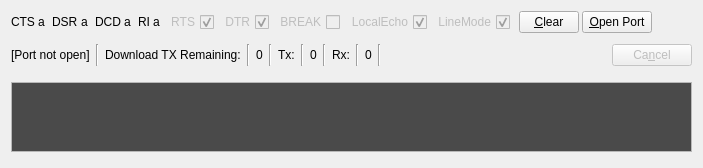
        <widget class="QWidget" name="tab_Term">
         <property name="enabled">
          <bool>true</bool>
         </property>
         <property name="sizePolicy">
          <sizepolicy hsizetype="Expanding" vsizetype="Expanding">
           <horstretch>0</horstretch>
           <verstretch>0</verstretch>
          </sizepolicy>
         </property>
         <attribute name="title">
          <string>&amp;Terminal</string>
         </attribute>
         <layout class="QGridLayout" name="gridLayout_11">
          <item row="0" column="0">
           <layout class="QGridLayout" name="gridLayout_4">
            <item row="5" column="0">
             <layout class="QHBoxLayout" name="horizontalLayout_3">
              <property name="topMargin">
               <number>5</number>
              </property>
              <property name="bottomMargin">
               <number>5</number>
              </property>
              <item>
               <widget class="QLabel" name="label_TermConn">
                <property name="text">
                 <string>[Port not open]</string>
                </property>
               </widget>
              </item>
              <item>
               <widget class="Line" name="line">
                <property name="orientation">
                 <enum>Qt::Vertical</enum>
                </property>
               </widget>
              </item>
              <item>
               <widget class="QLabel" name="label_16">
                <property name="text">
                 <string>Download TX Remaining:</string>
                </property>
               </widget>
              </item>
              <item>
               <widget class="Line" name="line_2">
                <property name="orientation">
                 <enum>Qt::Vertical</enum>
                </property>
               </widget>
              </item>
              <item>
               <widget class="QLabel" name="label_TermTxLeft">
                <property name="text">
                 <string>0</string>
                </property>
               </widget>
              </item>
              <item>
               <widget class="Line" name="line_4">
                <property name="orientation">
                 <enum>Qt::Vertical</enum>
                </property>
               </widget>
              </item>
              <item>
               <widget class="QLabel" name="label_18">
                <property name="maximumSize">
                 <size>
                  <width>20</width>
                  <height>16777215</height>
                 </size>
                </property>
                <property name="text">
                 <string>Tx:</string>
                </property>
               </widget>
              </item>
              <item>
               <widget class="Line" name="line_3">
                <property name="orientation">
                 <enum>Qt::Vertical</enum>
                </property>
               </widget>
              </item>
              <item>
               <widget class="QLabel" name="label_TermTx">
                <property name="text">
                 <string>0</string>
                </property>
               </widget>
              </item>
              <item>
               <widget class="Line" name="line_5">
                <property name="orientation">
                 <enum>Qt::Vertical</enum>
                </property>
               </widget>
              </item>
              <item>
               <widget class="QLabel" name="label_20">
                <property name="maximumSize">
                 <size>
                  <width>20</width>
                  <height>16777215</height>
                 </size>
                </property>
                <property name="text">
                 <string>Rx:</string>
                </property>
               </widget>
              </item>
              <item>
               <widget class="Line" name="line_6">
                <property name="orientation">
                 <enum>Qt::Vertical</enum>
                </property>
               </widget>
              </item>
              <item>
               <widget class="QLabel" name="label_TermRx">
                <property name="text">
                 <string>0</string>
                </property>
               </widget>
              </item>
              <item>
               <widget class="Line" name="line_7">
                <property name="orientation">
                 <enum>Qt::Vertical</enum>
                </property>
               </widget>
              </item>
              <item>
               <spacer name="horizontalSpacer_6">
                <property name="orientation">
                 <enum>Qt::Horizontal</enum>
                </property>
                <property name="sizeHint" stdset="0">
                 <size>
                  <width>40</width>
                  <height>20</height>
                 </size>
                </property>
               </spacer>
              </item>
              <item>
               <widget class="QPushButton" name="btn_Cancel">
                <property name="enabled">
                 <bool>false</bool>
                </property>
                <property name="sizePolicy">
                 <sizepolicy hsizetype="Maximum" vsizetype="Fixed">
                  <horstretch>0</horstretch>
                  <verstretch>0</verstretch>
                 </sizepolicy>
                </property>
                <property name="minimumSize">
                 <size>
                  <width>0</width>
                  <height>0</height>
                 </size>
                </property>
                <property name="maximumSize">
                 <size>
                  <width>80</width>
                  <height>16777215</height>
                 </size>
                </property>
                <property name="text">
                 <string>Ca&amp;ncel</string>
                </property>
               </widget>
              </item>
             </layout>
            </item>
            <item row="7" column="0">
             <layout class="QVBoxLayout" name="verticalLayout_4">
              <property name="topMargin">
               <number>5</number>
              </property>
              <property name="bottomMargin">
               <number>5</number>
              </property>
              <item>
               <widget class="LrdScrollEdit" name="text_TermEditData">
                <property name="enabled">
                 <bool>true</bool>
                </property>
                <property name="sizePolicy">
                 <sizepolicy hsizetype="Expanding" vsizetype="Expanding">
                  <horstretch>0</horstretch>
                  <verstretch>0</verstretch>
                 </sizepolicy>
                </property>
                <property name="maximumSize">
                 <size>
                  <width>16777215</width>
                  <height>166666</height>
                 </size>
                </property>
                <property name="palette">
                 <palette>
                  <active>
                   <colorrole role="WindowText">
                    <brush brushstyle="SolidPattern">
                     <color alpha="255">
                      <red>255</red>
                      <green>255</green>
                      <blue>255</blue>
                     </color>
                    </brush>
                   </colorrole>
                   <colorrole role="Text">
                    <brush brushstyle="SolidPattern">
                     <color alpha="255">
                      <red>255</red>
                      <green>255</green>
                      <blue>255</blue>
                     </color>
                    </brush>
                   </colorrole>
                   <colorrole role="Base">
                    <brush brushstyle="SolidPattern">
                     <color alpha="255">
                      <red>74</red>
                      <green>74</green>
                      <blue>74</blue>
                     </color>
                    </brush>
                   </colorrole>
                  </active>
                  <inactive>
                   <colorrole role="WindowText">
                    <brush brushstyle="SolidPattern">
                     <color alpha="255">
                      <red>255</red>
                      <green>255</green>
                      <blue>255</blue>
                     </color>
                    </brush>
                   </colorrole>
                   <colorrole role="Text">
                    <brush brushstyle="SolidPattern">
                     <color alpha="255">
                      <red>255</red>
                      <green>255</green>
                      <blue>255</blue>
                     </color>
                    </brush>
                   </colorrole>
                   <colorrole role="Base">
                    <brush brushstyle="SolidPattern">
                     <color alpha="255">
                      <red>74</red>
                      <green>74</green>
                      <blue>74</blue>
                     </color>
                    </brush>
                   </colorrole>
                  </inactive>
                  <disabled>
                   <colorrole role="WindowText">
                    <brush brushstyle="SolidPattern">
                     <color alpha="255">
                      <red>120</red>
                      <green>120</green>
                      <blue>120</blue>
                     </color>
                    </brush>
                   </colorrole>
                   <colorrole role="Text">
                    <brush brushstyle="SolidPattern">
                     <color alpha="255">
                      <red>120</red>
                      <green>120</green>
                      <blue>120</blue>
                     </color>
                    </brush>
                   </colorrole>
                   <colorrole role="Base">
                    <brush brushstyle="SolidPattern">
                     <color alpha="255">
                      <red>240</red>
                      <green>240</green>
                      <blue>240</blue>
                     </color>
                    </brush>
                   </colorrole>
                  </disabled>
                 </palette>
                </property>
                <property name="font">
                 <font>
                  <family>Courier</family>
                 </font>
                </property>
                <property name="verticalScrollBarPolicy">
                 <enum>Qt::ScrollBarAsNeeded</enum>
                </property>
                <property name="horizontalScrollBarPolicy">
                 <enum>Qt::ScrollBarAlwaysOff</enum>
                </property>
                <property name="sizeAdjustPolicy">
                 <enum>QAbstractScrollArea::AdjustToContents</enum>
                </property>
                <property name="readOnly">
                 <bool>false</bool>
                </property>
               </widget>
              </item>
             </layout>
            </item>
            <item row="4" column="0">
             <layout class="QHBoxLayout" name="horizontalLayout_2">
              <property name="spacing">
               <number>3</number>
              </property>
              <property name="leftMargin">
               <number>0</number>
              </property>
              <property name="topMargin">
               <number>0</number>
              </property>
              <property name="rightMargin">
               <number>0</number>
              </property>
              <property name="bottomMargin">
               <number>0</number>
              </property>
              <item>
               <widget class="QLabel" name="label_11">
                <property name="text">
                 <string>CTS</string>
                </property>
               </widget>
              </item>
              <item>
               <widget class="QLabel" name="image_CTS">
                <property name="text">
                 <string>a</string>
                </property>
               </widget>
              </item>
              <item>
               <spacer name="horizontalSpacer_4">
                <property name="orientation">
                 <enum>Qt::Horizontal</enum>
                </property>
                <property name="sizeType">
                 <enum>QSizePolicy::Fixed</enum>
                </property>
                <property name="sizeHint" stdset="0">
                 <size>
                  <width>4</width>
                  <height>20</height>
                 </size>
                </property>
               </spacer>
              </item>
              <item>
               <widget class="QLabel" name="label_12">
                <property name="text">
                 <string>DSR</string>
                </property>
               </widget>
              </item>
              <item>
               <widget class="QLabel" name="image_DSR">
                <property name="text">
                 <string>a</string>
                </property>
               </widget>
              </item>
              <item>
               <spacer name="horizontalSpacer_7">
                <property name="orientation">
                 <enum>Qt::Horizontal</enum>
                </property>
                <property name="sizeType">
                 <enum>QSizePolicy::Fixed</enum>
                </property>
                <property name="sizeHint" stdset="0">
                 <size>
                  <width>4</width>
                  <height>20</height>
                 </size>
                </property>
               </spacer>
              </item>
              <item>
               <widget class="QLabel" name="label_13">
                <property name="text">
                 <string>DCD</string>
                </property>
               </widget>
              </item>
              <item>
               <widget class="QLabel" name="image_DCD">
                <property name="text">
                 <string>a</string>
                </property>
               </widget>
              </item>
              <item>
               <spacer name="horizontalSpacer_14">
                <property name="orientation">
                 <enum>Qt::Horizontal</enum>
                </property>
                <property name="sizeType">
                 <enum>QSizePolicy::Fixed</enum>
                </property>
                <property name="sizeHint" stdset="0">
                 <size>
                  <width>4</width>
                  <height>20</height>
                 </size>
                </property>
               </spacer>
              </item>
              <item>
               <widget class="QLabel" name="label_14">
                <property name="text">
                 <string>RI</string>
                </property>
               </widget>
              </item>
              <item>
               <widget class="QLabel" name="image_RI">
                <property name="text">
                 <string>a</string>
                </property>
               </widget>
              </item>
              <item>
               <spacer name="horizontalSpacer_23">
                <property name="orientation">
                 <enum>Qt::Horizontal</enum>
                </property>
                <property name="sizeType">
                 <enum>QSizePolicy::Fixed</enum>
                </property>
                <property name="sizeHint" stdset="0">
                 <size>
                  <width>2</width>
                  <height>20</height>
                 </size>
                </property>
               </spacer>
              </item>
              <item>
               <widget class="QCheckBox" name="check_RTS">
                <property name="enabled">
                 <bool>false</bool>
                </property>
                <property name="layoutDirection">
                 <enum>Qt::RightToLeft</enum>
                </property>
                <property name="text">
                 <string>RTS</string>
                </property>
                <property name="checked">
                 <bool>true</bool>
                </property>
               </widget>
              </item>
              <item>
               <spacer name="horizontalSpacer_24">
                <property name="orientation">
                 <enum>Qt::Horizontal</enum>
                </property>
                <property name="sizeType">
                 <enum>QSizePolicy::Fixed</enum>
                </property>
                <property name="sizeHint" stdset="0">
                 <size>
                  <width>2</width>
                  <height>20</height>
                 </size>
                </property>
               </spacer>
              </item>
              <item>
               <widget class="QCheckBox" name="check_DTR">
                <property name="enabled">
                 <bool>false</bool>
                </property>
                <property name="layoutDirection">
                 <enum>Qt::RightToLeft</enum>
                </property>
                <property name="text">
                 <string>DTR</string>
                </property>
                <property name="checked">
                 <bool>true</bool>
                </property>
               </widget>
              </item>
              <item>
               <spacer name="horizontalSpacer_31">
                <property name="orientation">
                 <enum>Qt::Horizontal</enum>
                </property>
                <property name="sizeType">
                 <enum>QSizePolicy::Fixed</enum>
                </property>
                <property name="sizeHint" stdset="0">
                 <size>
                  <width>2</width>
                  <height>20</height>
                 </size>
                </property>
               </spacer>
              </item>
              <item>
               <widget class="QCheckBox" name="check_Break">
                <property name="enabled">
                 <bool>false</bool>
                </property>
                <property name="layoutDirection">
                 <enum>Qt::RightToLeft</enum>
                </property>
                <property name="text">
                 <string>BREAK</string>
                </property>
               </widget>
              </item>
              <item>
               <spacer name="horizontalSpacer_32">
                <property name="orientation">
                 <enum>Qt::Horizontal</enum>
                </property>
                <property name="sizeType">
                 <enum>QSizePolicy::Fixed</enum>
                </property>
                <property name="sizeHint" stdset="0">
                 <size>
                  <width>2</width>
                  <height>20</height>
                 </size>
                </property>
               </spacer>
              </item>
              <item>
               <widget class="QCheckBox" name="check_Echo">
                <property name="enabled">
                 <bool>false</bool>
                </property>
                <property name="layoutDirection">
                 <enum>Qt::RightToLeft</enum>
                </property>
                <property name="text">
                 <string>LocalEcho</string>
                </property>
                <property name="checked">
                 <bool>true</bool>
                </property>
               </widget>
              </item>
              <item>
               <spacer name="horizontalSpacer_34">
                <property name="orientation">
                 <enum>Qt::Horizontal</enum>
                </property>
                <property name="sizeType">
                 <enum>QSizePolicy::Fixed</enum>
                </property>
                <property name="sizeHint" stdset="0">
                 <size>
                  <width>2</width>
                  <height>20</height>
                 </size>
                </property>
               </spacer>
              </item>
              <item>
               <widget class="QCheckBox" name="check_Line">
                <property name="enabled">
                 <bool>false</bool>
                </property>
                <property name="layoutDirection">
                 <enum>Qt::RightToLeft</enum>
                </property>
                <property name="text">
                 <string>LineMode</string>
                </property>
                <property name="checked">
                 <bool>true</bool>
                </property>
               </widget>
              </item>
              <item>
               <spacer name="horizontalSpacer_33">
                <property name="orientation">
                 <enum>Qt::Horizontal</enum>
                </property>
                <property name="sizeType">
                 <enum>QSizePolicy::Fixed</enum>
                </property>
                <property name="sizeHint" stdset="0">
                 <size>
                  <width>6</width>
                  <height>20</height>
                 </size>
                </property>
               </spacer>
              </item>
              <item>
               <widget class="QPushButton" name="btn_TermClear">
                <property name="sizePolicy">
                 <sizepolicy hsizetype="Maximum" vsizetype="Fixed">
                  <horstretch>0</horstretch>
                  <verstretch>0</verstretch>
                 </sizepolicy>
                </property>
                <property name="maximumSize">
                 <size>
                  <width>60</width>
                  <height>16777215</height>
                 </size>
                </property>
                <property name="text">
                 <string>&amp;Clear</string>
                </property>
               </widget>
              </item>
              <item>
               <widget class="QPushButton" name="btn_TermClose">
                <property name="maximumSize">
                 <size>
                  <width>70</width>
                  <height>16777215</height>
                 </size>
                </property>
                <property name="text">
                 <string>&amp;Open Port</string>
                </property>
               </widget>
              </item>
              <item>
               <spacer name="horizontalSpacer_5">
                <property name="orientation">
                 <enum>Qt::Horizontal</enum>
                </property>
                <property name="sizeHint" stdset="0">
                 <size>
                  <width>40</width>
                  <height>20</height>
                 </size>
                </property>
               </spacer>
              </item>
             </layout>
            </item>
           </layout>
          </item>
         </layout>
        </widget>
